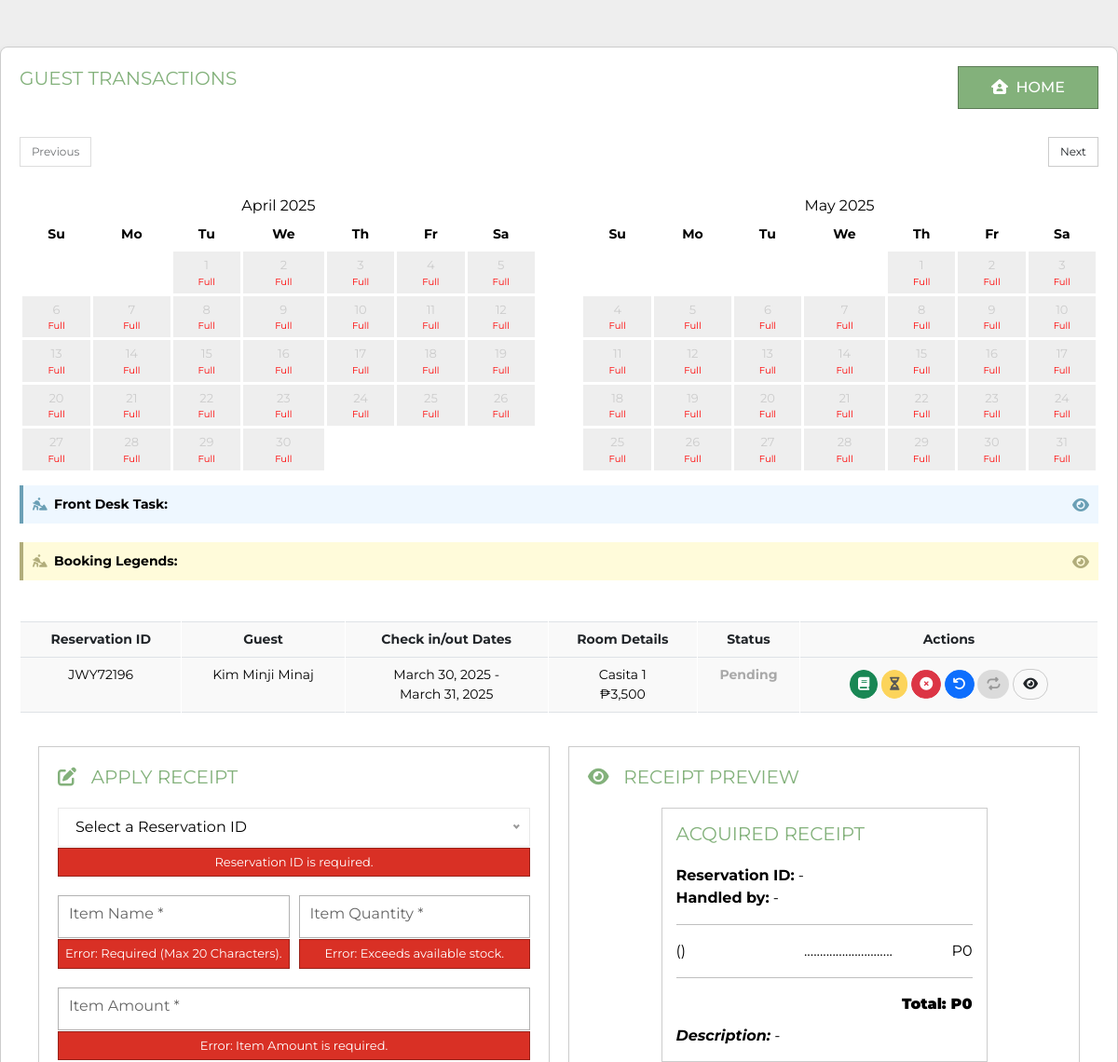
Page /transaction_management/ (signed in, upper part) on the earlier database version.
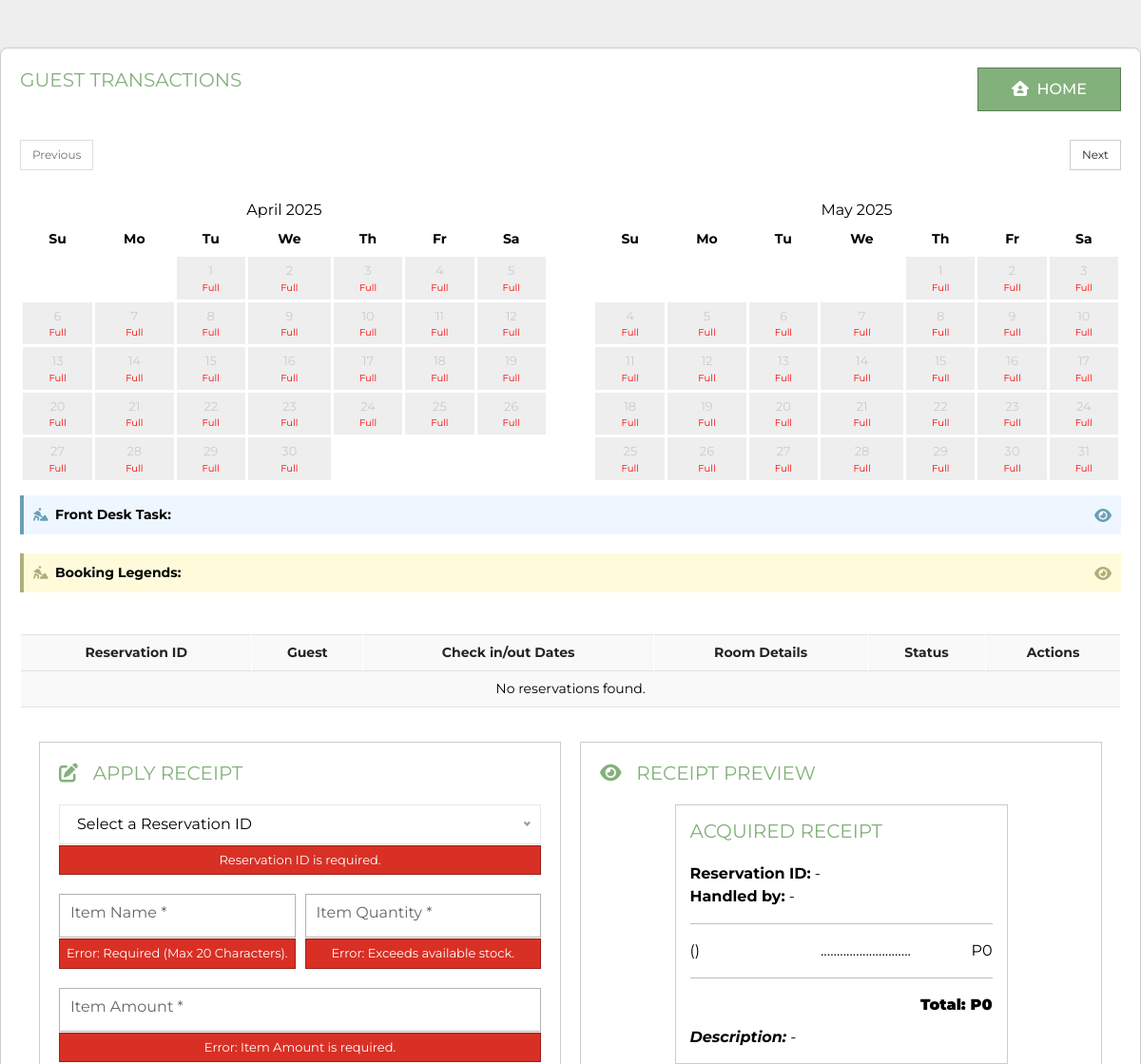
Same page on the later database version.
### lidoapp/models.py (models this page shows, shortened)
class Reservation(models.Model):
    STATUS_CHOICES = [
        ('Pending', 'Pending'),
        ('Booked', 'Booked'),
        ('Cancelled', 'Cancelled'),
        ('Refunded', 'Refunded'),
        ('Rebooked', 'Rebooked'),
    ]
    reservation_ID = models.CharField(
        max_length=10,
        default=generate_readable_reservation_id,
        editable=False,
        unique=True,
    )
    guest = models.ForeignKey('GuestAccount', on_delete=models.CASCADE)
    check_in_date = models.DateField()
    check_out_date = models.DateField()
    original_check_in_date = models.DateField(null=True, blank=True)
    original_check_out_date = models.DateField(null=True, blank=True)
    room_chosen = models.CharField(max_length=255)
    add_ons = models.JSONField(default=list, blank=True, null=True)
    adult_count = models.PositiveIntegerField(default=1)
    children_count = models.PositiveIntegerField(default=0)
    total_guest_count = models.PositiveIntegerField(default=0)
    overall_total_amount = models.DecimalField(max_digits=10, decimal_places=2)
    prefix = models.CharField(max_length=20)
    first_name = models.CharField(max_length=100)
    last_name = models.CharField(max_length=100)
    email = models.EmailField()
    contact_number = models.CharField(max_length=15)
    address1 = models.CharField(max_length=255)
    address2 = models.CharField(max_length=255, blank=True, null=True)
    city = models.CharField(max_length=100)
    postal_code = models.CharField(max_length=20, blank=True, null=True)
    country = models.CharField(max_length=100)
    special_requests = models.TextField(blank=True, null=True)
    status = models.CharField(max_length=10, choices=STATUS_CHOICES, default='Pending')
    invoice_file = models.FileField(upload_to='invoices/%Y/%m/%d/', blank=True, null=True)
    created_at = models.DateTimeField(auto_now_add=True)
    rebooking_date = models.DateField(null=True, blank=True)
    has_been_rebooked = models.BooleanField(default=False)
    last_updated_by = models.CharField(max_length=255, blank=True, null=True)
    @property
    def latest_rebooking_request(self):
        return self.rebooking_requests.order_by('-requested_at').first()

class GuestAccount(models.Model):
    first_name = models.CharField(max_length=50)
    middle_name = models.CharField(max_length=50, blank=True, null=True)
    last_name = models.CharField(max_length=50)
    birthdate = models.DateField()
    gender = models.CharField(max_length=20)
    custom_gender = models.CharField(max_length=50, blank=True, null=True)
    refer_as = models.CharField(max_length=20, blank=True, null=True)
    email = models.EmailField(unique=True)
    password = models.CharField(max_length=128)
    profile_picture = models.ImageField(upload_to=guest_profile_picture_path, blank=True, null=True)
    contact_number = models.CharField(max_length=15, blank=True, null=True)
    telephone_number = models.CharField(max_length=15, blank=True, null=True)
    address1 = models.CharField(max_length=255, blank=True, null=True)
    country = models.CharField(max_length=255)
    city = models.CharField(max_length=255)
    created_at = models.DateTimeField(default=now, editable=False)

### lidoapp/views.py (the view)
# urls.py: path('transaction_management/', views.transaction_management, name='transaction_management'),
def transaction_management(request):
    reservations = Reservation.objects.prefetch_related(
        Prefetch(
            'rebooking_requests',
            queryset=RebookingRequest.objects.order_by('-requested_at'),
            to_attr='all_requests'
        ),
        Prefetch(
            'receipts',
            queryset=Receipt.objects.order_by('-created_at'),
            to_attr='all_receipts'
        )
    ).select_related('guest').order_by('-created_at')
    for reservation in reservations:
        if hasattr(reservation, 'gcash_receipt'):
            reservation.mode_of_payment = "GCash"
            reservation.payment_type = reservation.gcash_receipt.payment_type
        else:
            reservation.mode_of_payment = "PayPal"
            reservation.payment_type = "Full Payment"
        reservation._latest_rebooking_request = (
            reservation.rebooking_requests.order_by('-requested_at').first()
        )
    rebooking_requests = RebookingRequest.objects.filter(status='Pending').select_related('reservation', 'reservation__guest')
    add_ons = AddOn.objects.filter(add_on_quantity__gt=0)
    dropdown_items = Dropdown.objects.values_list('add_on_name', flat=True)
    combined_add_ons = list(add_ons) + [
        Dropdown(add_on_name=name) for name in dropdown_items if name not in add_ons.values_list('add_on_name', flat=True)
    ]
    return render(request, 'authentication/frontdesk/transactions/transaction_management.html', {
        'reservations': reservations,
        'rebooking_requests': rebooking_requests,
        'add_ons': combined_add_ons,  # Use the combined list
    })

### lidoapp/context_processors.py (called while the page is built)
def global_policies(request):
    latest_about_content = Policy.objects.filter(policy_type__iexact='about').order_by('-updated_at').first()
    about_content = latest_about_content.content if latest_about_content else "The resort is nestled amidst lush greenery, providing a tranquil setting with direct beachfront access."
    latest_address_content = Policy.objects.filter(policy_type__iexact='address').order_by('-updated_at').first()
    address_content = latest_address_content.content if latest_address_content else "Brgy. Talaan, Aplaya, Sariaya, Calabarzon, 4322, Philippines"
    return {
        'about_content': about_content,
        'address_content': address_content,
    }

def guest_context(request):
    guest = None
    if request.session.get('guest_id'):
        try:
            guest = GuestAccount.objects.get(id=request.session.get('guest_id'))
        except GuestAccount.DoesNotExist:
            pass
    return {'guest': guest}

### lidoapp/templates/authentication/frontdesk/transactions/transaction_management.html (shortened to what the changed rows need)
{% extends 'base.html' %}
{% load static %}
{% load humanize %}
{% load custom_filters %}
{% block content %}
<div class="container transaction-container">
    {% include 'authentication/frontdesk/transactions/calendar.html' %}
    <br>
    <table class="table table-bordered" >
        <thead>
            <tr>
                <th>Reservation ID</th>
                <th>Guest</th>
                <th>Check in/out Dates</th>
                <th>Room Details</th>
                <th>Status</th>
                <th>Actions</th>
            </tr>
        </thead>
        <tbody>
            {% for reservation in reservations %}
            <tr class="table-row">
                <td data-label="Reservation ID">{{ reservation.reservation_ID }}</td>
                <td data-label="Guest">{{ reservation.guest.first_name }} {{ reservation.guest.last_name }}</td>
                <td data-label="Check in/out Dates">{{ reservation.check_in_date }} -<br> {{ reservation.check_out_date }}</td>
                <td data-label="Room Details">
                    {{ reservation.room_chosen }}<br>
                    ₱{{ reservation.overall_total_amount|floatformat:0|intcomma }}
                </td>
                <td data-label="Status">
                    {% if reservation.latest_rebooking_request %}
                        {% if reservation.latest_rebooking_request.status == 'Pending' %}
                            <span class="status-pending">Pending Rebooking</span>
                            <br>
                            <small style="color: gray;">
                                Pending Dates: {{ reservation.latest_rebooking_request.requested_check_in_date }}
                                - {{ reservation.latest_rebooking_request.requested_check_out_date }}
                            </small>
                        {% elif reservation.latest_rebooking_request.status == 'Approved' %}
                            <span class="status-rebooked">Rebooked</span>
                            <br>
                            <small style="color: gray;">
                                New Dates: {{ reservation.latest_rebooking_request.requested_check_in_date }}
                                - {{ reservation.latest_rebooking_request.requested_check_out_date }}
                            </small>
                        {% elif reservation.latest_rebooking_request.status == 'Cancelled' %}
                            <span class="status-cancelled">Rebooking Cancelled</span>
                            <br>
                            <small style="color: gray;">
                                Cancelled Dates: {{ reservation.latest_rebooking_request.requested_check_in_date }}
                                - {{ reservation.latest_rebooking_request.requested_check_out_date }}
                            </small>
                        {% endif %}
                    {% else %}
                        {% if reservation.status == 'Rebooked' %}
                            <span class="status-rebooked">Rebooked</span>
                        {% elif reservation.status == 'Booked' %}
                            <span class="status-booked">Booked</span>
                        {% elif reservation.status == 'Pending' %}
                            <span class="status-pending">Pending</span>
                        {% elif reservation.status == 'Cancelled' %}
                            <span class="status-cancelled">Cancelled</span>
                        {% elif reservation.status == 'Refunded' %}
                            <span class="status-refunded">Refunded</span>
                        {% endif %}
                    {% endif %}
                </td>
                {% with today=now|date:"Y-m-d" %}
                <td data-label="Actions">
                    <button class="btn btn-sm btn-success"
                            onclick="changeTransactionStatus('{{ reservation.reservation_ID }}', 'Booked')"
                            >
                        <i class="fa-solid fa-book"></i>
                    </button>
                    <button class="btn btn-sm btn-warning"
                            onclick="changeTransactionStatus('{{ reservation.reservation_ID }}', 'Pending')"
                            {% if reservation.status == 'Pending' or reservation.latest_rebooking_request and reservation.latest_rebooking_request.status == 'Pending' or reservation.latest_rebooking_request and reservation.latest_rebooking_request.status == 'Cancelled' or reservation.latest_rebooking_request and reservation.latest_rebooking_request.status == 'Approved' %}disabled{% endif %}>
                        <i class="fa-solid fa-hourglass-half"></i>
                    </button>
                    <button class="btn btn-sm btn-danger"
                            onclick="changeTransactionStatus('{{ reservation.reservation_ID }}', 'Cancelled')"
                            >
                        <i class="fa-solid fa-circle-xmark"></i>
                    </button>
                    <button class="btn btn-sm btn-primary"
                            onclick="changeTransactionStatus('{{ reservation.reservation_ID }}', 'Refunded')"
                            >
                        <i class="fa-solid fa-arrow-rotate-left"></i>
                    </button>
                    {% if reservation.status == "Booked" and not reservation.disable_rebooking %}
                    <button class="btn btn-sm btn-rebook" data-reservation="{{ reservation.reservation_ID }}">
                        <i class="fa-solid fa-repeat"></i>
                    </button>
                    {% else %}
                    <button class="btn btn-sm btn-rebook" disabled>
                        <i class="fa-solid fa-repeat"></i>
                    </button>
                    {% endif %}
                    <button class="btn btn-sm toggle-details" data-reservation="{{ reservation.reservation_ID }}" style="border: 1px solid #ccc;">
                        <i class="fa-solid fa-eye"></i>
                    </button>
                </td>
                {% endwith %}
            </tr>
            {% empty %}
            <tr>
                <td colspan="7">No reservations found.</td>
            </tr>
            {% endfor %}
        </tbody>
    </table>
</div>
{% endblock content %}

Differences in the rows shown:
removed Reservation: reservation_ID "JWY72196", guest.first_name "Kim Minji", guest.last_name "Minaj", check_in_date "March 30, 2025", check_out_date "March 31, 2025", room_chosen "Casita 1", overall_total_amount "3,500", status "Pending"
Other differences:
text now shown: "No reservations found."
